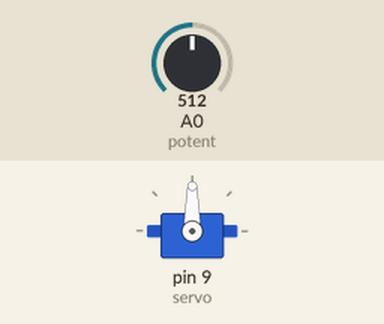
Recording of a sketch running on a simulated Arduino Uno, built with avr-gcc and run on an emulated ATmega328P. Shown: servo. Inputs (shaded band) come from the test bench; at power-on: A0 (potent) = 512.

Above: at 1.2 s.
1.3 s: A0 (potent) set to 716
At 2.3 s:
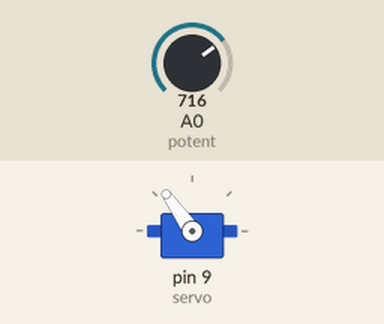
2.8 s: A0 (potent) set to 900
At 3.4 s:
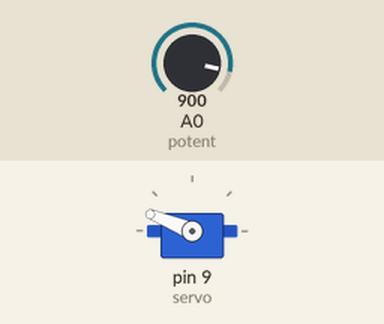
4.3 s: A0 (potent) set to 1023
At 4.6 s:
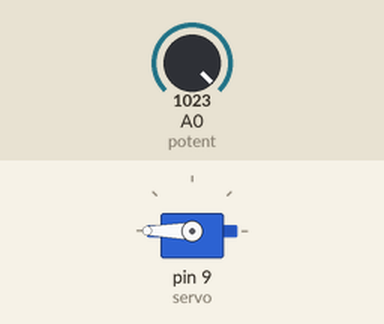
5.8 s: A0 (potent) set to 306
At 6.9 s:
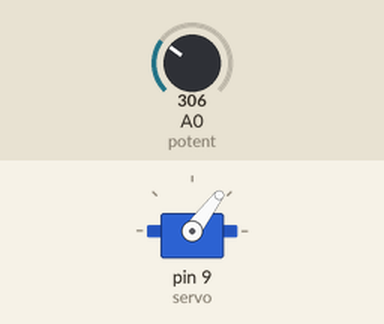
7.3 s: A0 (potent) set to 122
At 8.1 s:
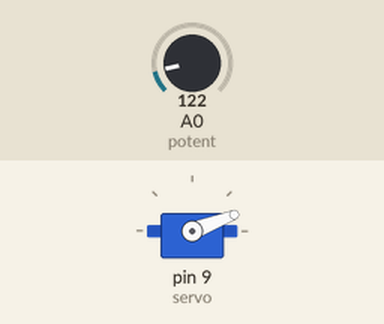
Timing chart, 0 to 9.8 s (numbered marks = the images above; inputs shaded):
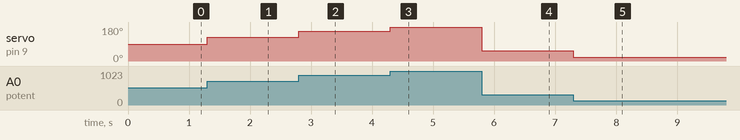

Measured:
- after the input at 1.3 s, servo on pin 9 (servo): 90° → 125° at once
- after the input at 2.8 s, servo on pin 9 (servo): 125° → 158° at once
- after the input at 4.3 s, servo on pin 9 (servo): 158° → 180° at once
- after the input at 5.8 s, servo on pin 9 (servo): 180° → 53° at once
- after the input at 7.3 s, servo on pin 9 (servo): 53° → 21° at once

The sketch:

Servo_Motor.ino
```cpp
#include <Servo.h>
Servo servo;
int angle = 0;
int potent = A0;

void setup() {
  // put your setup code here, to run once:
  servo.attach(9);
}

void loop() {
  // put your main code here, to run repeatedly:
  angle = analogRead(potent);
  angle = map(angle,0,1023,0,180);
  servo.write(angle);
}
```
